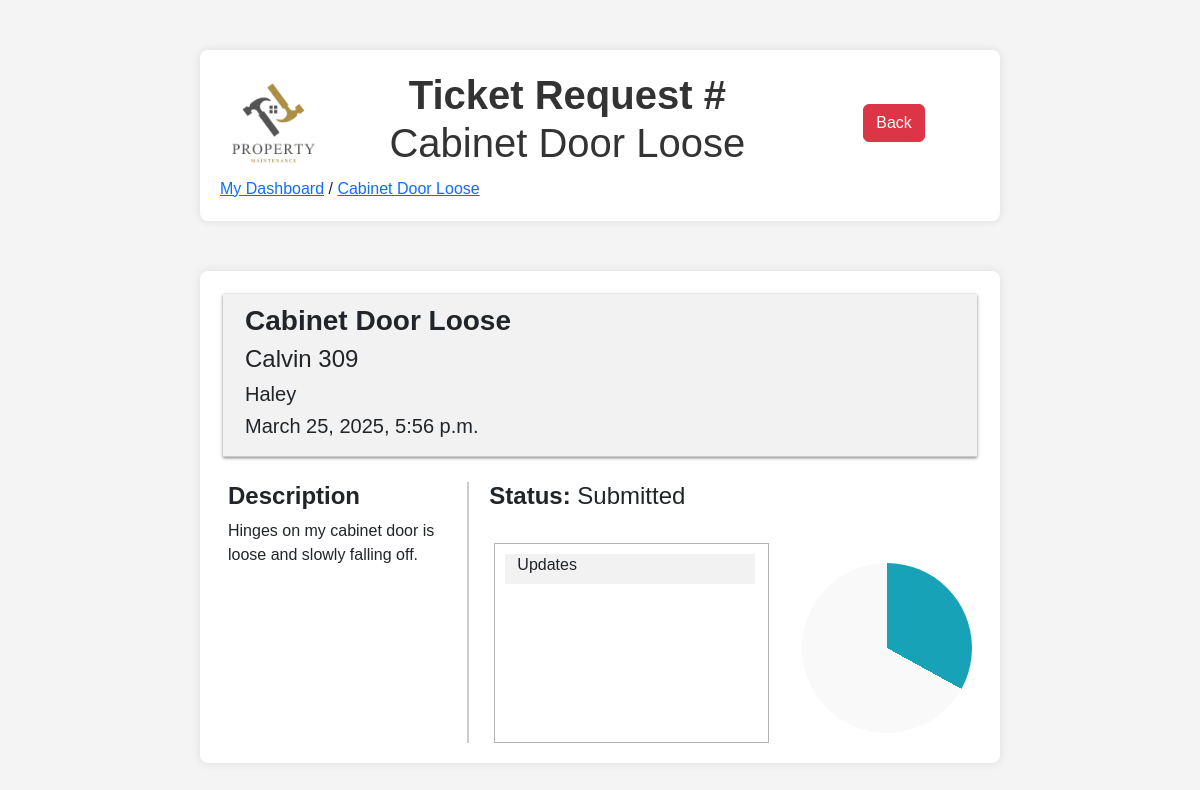
Page /14 (signed in) on the committed database.
### ticketsystem/models.py (models this page shows, shortened)
class Ticket(models.Model):
    title = models.CharField(max_length=200)
    description = models.TextField()
    CATEGORY_CHOICES = [
        ('electrical', 'Electrical'),
        ('plumbing', 'Plumbing'),
        ('general', 'General'),
    ]
    category = models.CharField(max_length=20, choices=CATEGORY_CHOICES)
    STATUS_CHOICES = [
        ('submitted', 'Submitted'),
        ('in_progress', 'In Progress'),
        ('completed', 'Completed'),
    ]
    status = models.CharField(max_length=20, choices=STATUS_CHOICES, default='submitted')
    PRIORITY_CHOICES = [
        ('low', 'Low'),
        ('medium', 'Medium'),
        ('high', 'High'),
    ]
    priority = models.CharField(max_length=10, choices=PRIORITY_CHOICES, default='medium')
    created_date = models.DateTimeField(auto_now_add=True)
    updated_date = models.DateTimeField(auto_now=True)
    completed_date = models.DateTimeField(null=True, blank=True) # based on status
    image = models.ImageField(upload_to='ticket_images/', null=True, blank=True)
    submitter = models.ForeignKey(settings.AUTH_USER_MODEL, on_delete=models.CASCADE, related_name='submitted_tickets')
    assigned_admin = models.ForeignKey(settings.AUTH_USER_MODEL, on_delete=models.SET_NULL, null=True, blank=True, related_name='assigned_tickets')

class UserProfile(models.Model):
    user = models.OneToOneField(User, on_delete=models.CASCADE)
    ROLE_CHOICES = [
        ('tenant', 'Tenant'),
        ('admin', 'Admin'),
    ]
    role = models.CharField(max_length=10, choices=ROLE_CHOICES, default='tenant')
    building_name = models.CharField(max_length=100, blank=True, null=True)
    apartment_number = models.CharField(max_length=10, blank=True, null=True)
    employee_id = models.CharField(max_length=100, blank=True, null=True)

### ticketsystem/views.py (the view)
# urls.py: path('<int:id>', ticket_page, name="page" ),
@login_required(login_url="/")
def ticket_page(request, id):
    ticket = Ticket.objects.get(id=id)
    return render(request, 'ticket_page.html', {'ticket': ticket})

### ticketsystem/templates/ticket_page.html (shortened to what this page needs)
{% load static %}
<!DOCTYPE html>
<html lang="en">
<head>
    {% load bootstrap5 %}
    {% bootstrap_css %}
    <link rel="stylesheet" href="{% static 'style.css' %}">
</head>
<body>
    <div class="container">
        <div class="row">
            <div class="col-sm-2 align-self-center mx-auto d-flex justify-content-center" >
                <img src="../../media/logo_light.png" class="img-fluid" alt="Property Maintenance">
            </div>
            <div class="col-lg my-auto">
                <h1><b>Ticket Request # </b><br>{{ ticket.title|title }}</h1>
            </div>
            <div class="col-sm-3 my-auto text-center" >
                    <a class="btn btn-danger" href="{% url 'tenant_dashboard' %}" role="button">Back</a>
            </div>
        </div>
        <div class="row">
            <div class=col>
                <a href="{% url 'tenant_dashboard' %}">My Dashboard</a> /
                <a href ="">{{ticket.title|title}}</a>
            </div>
        </div>
    </div>
    <div class="container">
        <div class="row divider">
            <div class="col-md-9">
                <h3><b>{{ ticket.title|title }}</b></h3>
                <h4>{{ ticket.submitter.userprofile.building_name }} {{ ticket.submitter.userprofile.apartment_number }}</h4>
                <h5>{{ ticket.submitter|capfirst }}</h5>
                <h5>{{ ticket.created_date }}</h5>
            </div>
        </div>
        <div class="row">
            <div class="col-md-4 left-column">
                <h4><b>Description</b></h4>
                <div class="description-body">
                    <p>{{ ticket.description }}</p>
                </div>
            </div>
            <div class="col-md-8 right-column">
                <div class="d-flex align-items-center">
                    <h4><b>Status: </b>{{ ticket.status|title }}</h4>
                </div><br>
                <div class="row">
                    <div class="col">
                        <div class="row updates-content-box">
                            <div class="updates-title-box">
                                <h6>Updates</h6>
                            </div>
                        </div>
                    </div>
                    <div class="col col-progress">
                        <div class="progress-circle">
                        </div>
                    </div>
                </div>
            </div>
        </div>
    </div>
</body>
</html>

### ticketsystem/static/style.css (style rules this page uses)
body { font-family: Arial, sans-serif; background-color: #f4f4f4; margin: 0; padding: 0; }
.container { max-width: 800px; margin: 50px auto; background: white; padding: 20px; box-shadow: 0 0 10px rgba(0, 0, 0, 0.1); border-radius: 8px; }
h1 { text-align: center; color: #333; }

### rows in the picture
Ticket: title "Cabinet Door Loose", submitter.userprofile.building_name "Calvin", submitter.userprofile.apartment_number "309", submitter "Haley", created_date "March 25, 2025, 5:56 p.m.", description "Hinges on my cabinet door is loose and slowly falling off.", status "Submitted"
